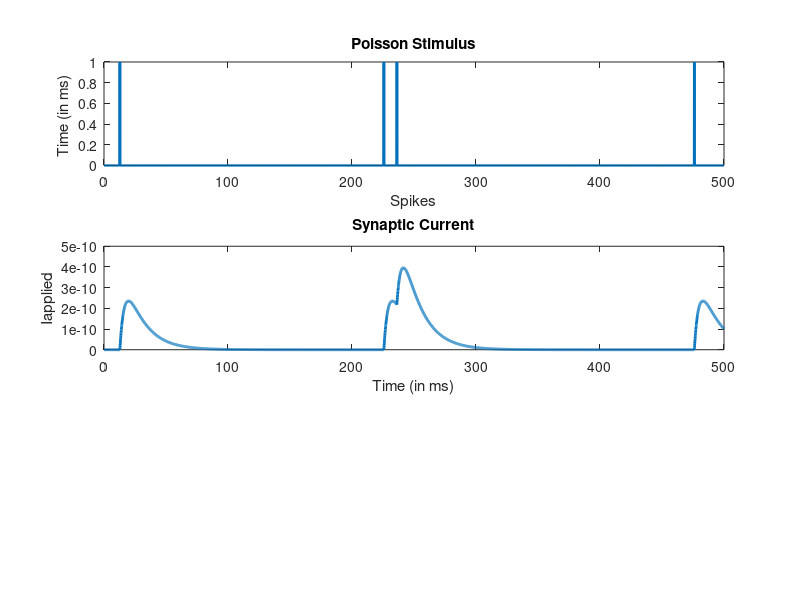

The MATLAB script that drew this image: (Note: this script raises an error after producing the figure.)
%% Problem 1
% PART (a)
T = 0.5;
dt = 0.1e-3;
k = 10;
lambda = k*dt;
time = (dt:dt:T);
poisson_output = makedist('Poisson','lambda',lambda);
t_size = length(time);
stimulus = zeros(1,t_size);
fprintf('Time Instants: ');
for i = 1:t_size
    spike = random(poisson_output,1);
    if (spike >= 1)
        stimulus(1,i) = 1; %spike-train
        fprintf('%f, ', i*dt); %timestamp
    end
end
figure(1);
subplot(3,1,1);
plot(time.*1000,stimulus(1,:), 'Linewidth',2);
title('Poisson Stimulus');
xlabel('Spikes');
ylabel('Time (in ms) ');
% PART (b) - Total Current Calculation
I0 = 1e-12;
we = 500;
tau = 15e-3;
tau_s = tau/4;
Iapplied = zeros(1,t_size);
for i = 1:t_size
    for t = 1:i
        if (stimulus(1,t) == 1)
            Iapplied(1,i) = Iapplied(1,i) + I0*we*(exp(-(i - t)*dt/tau) - exp(-(i - t)*dt/tau_s));  
        end
    end
end
subplot(3,1,2);
plot(time.*1000,Iapplied(1,:), 'Linewidth',2);
title('Synaptic Current');
ylabel('Iapplied');
xlabel('Time (in ms)');
%Membrane Potential (AEF RS) :HW 1 Q3
V_t = euler_method(1,Iapplied,dt); %Same function as used in HW1
subplot(3,1,3);
plot(time.*1000, V_t, 'linewidth', 2);
title(sprintf('Neuron: RS Response'));
xlabel('Time (in ms)');
ylabel('Spikes');
%% Problem 2a
Ns = 100;
w0 = 50;
sigma_w = 5;
T = 0.5;
dt = 1e-4;
l_t = 1;
lambda = l_t*dt;
syn_strength = w0 + sigma_w*randn(Ns,1); %Strength gaussian -- randn -- standard normal
time = (dt:dt:T);
poisson_output = makedist('Poisson', 'lambda', lambda);
t_size = length(time);
m_syn_stimulus = zeros(Ns, t_size);
for i = 1:Ns % Each Synapse
    for j = 1:t_size % Each time
        spike = random(poisson_output,1);
        if (spike >= 1)
         m_syn_stimulus(i,j) = 1; %spike-train
        end
    end
end
I0 = 1e-12;
tau = 15e-3;
tau_s = tau/4;
Iapplied = zeros(Ns,t_size);
for k = 1: Ns
    for i = 1:t_size
        for t = 1:i
            if (m_syn_stimulus(k,t) == 1)
                Iapplied(k,i) = Iapplied(k,i) + I0*syn_strength(k,1)*(exp(-(i - t)*dt/tau) - exp(-(i - t)*dt/tau_s));  
            end
        end
    end
end 
I_total = sum(Iapplied, 1); % Sum of all synapses 1 x 5000
figure(2);
sgtitle(sprintf('Neuron Response with w0 = 50 and sigma_w = 5'));
subplot(2,1,1);
plot(time.*1000,I_total(1,:), 'Linewidth',2);
title('Synaptic Current');
ylabel('Iapplied');
xlabel('Time (in ms)');
%Membrane Potential (AEF RS) :HW 1 Q3
V_t = euler_method(1,I_total,dt); %Same function as used in HW1
subplot(2,1,2);
plot(time.*1000, V_t, 'linewidth', 2);
title(sprintf('Neuron: RS Response'));
xlabel('Time (in ms)');
ylabel('Spikes');

%RESULT: NO SPIKES ISSUED, DUE TO LESS WEIGHTS

%PART (b) -- SAME STIMULUS
w0 = 250;
sigma_w = 25;
syn_strength = w0 + sigma_w*randn(Ns,1); %Strength gaussian -- randn -- standard normal
Iapplied = zeros(Ns,t_size);
for k = 1: Ns
    for i = 1:t_size
        for t = 1:i
            if (m_syn_stimulus(k,t) == 1)
            Iapplied(k,i) = Iapplied(k,i) + I0*syn_strength(k,1)*(exp(-(i - t)*dt/tau) - exp(-(i - t)*dt/tau_s));  
            end
        end
    end
end 
I_total = sum(Iapplied, 1); % Sum of all synapses 1 x 5000
figure(3);
sgtitle(sprintf('Neuron Response with w0 = 250 and sigma_w = 25'));
subplot(2,1,1);
plot(time.*1000,I_total(1,:), 'Linewidth',2);
title('Synaptic Current');
ylabel('Iapplied');
xlabel('Time (in ms)');
%Membrane Potential (AEF RS) :HW 1 Q3
V_t = euler_method(1,I_total,dt); %Same function as used in HW1
subplot(2,1,2);
plot(time.*1000, V_t, 'linewidth', 2);
title(sprintf('Neuron: RS Response'));
xlabel('Time (in ms)');
ylabel('Spikes');

%RESULT: MANY SPIKES OBSERVED (68) DUE TO INCREASE IN MEAN SYNAPSE WEIGHT

% Problem 3 -- SAME STIMULUS
gamma = 1;
w0 = 50;
sigma_w = 5;
syn_strength = w0 + sigma_w*randn(Ns,1); %Strength gaussian -- randn -- standard normal
Iapplied = zeros(Ns,t_size);
for k = 1: Ns
    for i = 1:t_size
        for t = 1:i
            if (m_syn_stimulus(k,t) == 1)
                Iapplied(k,i) = Iapplied(k,i) + I0*syn_strength(k,1)*(exp(-(i - t)*dt/tau) - exp(-(i - t)*dt/tau_s));  
            end
        end
    end
end 
I_total = sum(Iapplied, 1); % Sum of all synapses 1 x 5000
%Membrane Potential (AEF RS) :HW 1 Q3
V_t = euler_method(1,I_total,dt); %Same function as used in HW1
[Max_value,Index] = max(V_t);
t_max = Index*dt;



